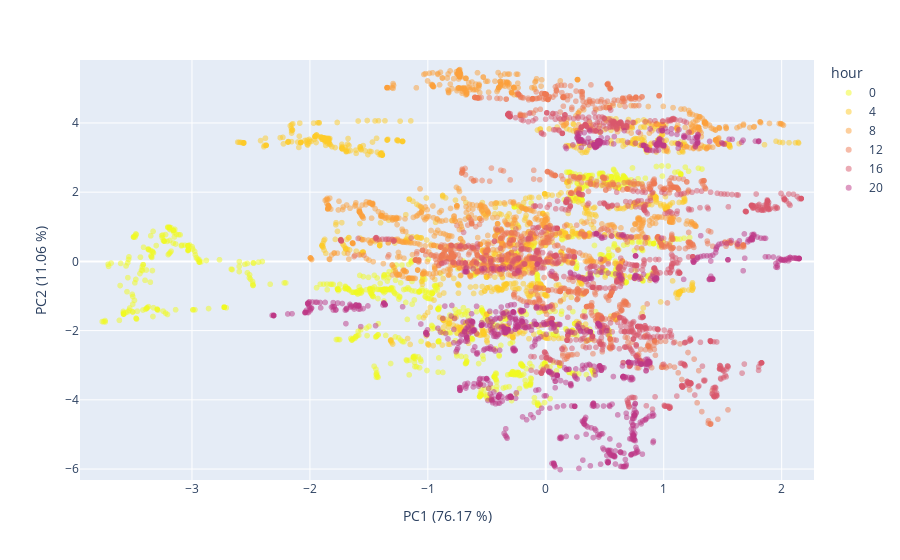
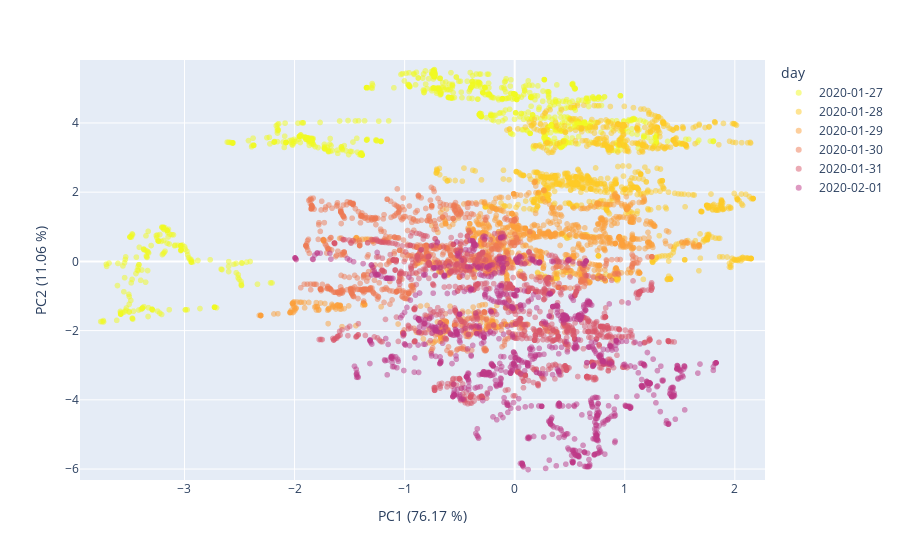

Notebook cell for these charts, in order:
### Code cell
#visual_data = pca_no_occupants_[visual_days]
visual_data_days_df = pd.DataFrame({'PC1':visual_data[:,1], 'PC2':visual_data[:,0], 'day':pd.to_datetime(df_visual['timestamp']).dt.date})
visual_data_hours_df = pd.DataFrame({'PC1':visual_data[:,1], 'PC2':visual_data[:,0], 'hour':pd.to_datetime(df_visual['timestamp']).dt.hour.astype('str')})

## Plot no occupant data before environmental correction by hour
x_min, x_max = visual_data_hours_df['PC1'].min()*1.05, visual_data_hours_df['PC1'].max()*1.05
y_min, y_max = visual_data_hours_df['PC2'].min()*1.05, visual_data_hours_df['PC2'].max()*1.05

fig = px.scatter(visual_data_hours_df, x='PC1', y='PC2', color='hour', opacity=0.5, color_discrete_sequence= px.colors.sequential.Plasma_r)
fig.update_traces(marker=dict(colorscale='Viridis'), selector=dict(type='scatter'))
fig.update_layout(
    xaxis_title="PC1 ({:.2f} %)".format(var_proj[0]*100),
    yaxis_title="PC2 ({:.2f} %)".format(var_proj[1]*100),
    xaxis_range=[x_min, x_max],
    yaxis_range=[y_min, y_max]  
)
fig.show()


## Plot no occupant data before environmental correction by day
fig = px.scatter(visual_data_days_df, x='PC1', y='PC2', color='day', opacity=0.5, color_discrete_sequence= px.colors.sequential.Plasma_r)
fig.update_traces(marker=dict(colorscale='Viridis'), selector=dict(type='scatter'))
fig.update_layout(
    xaxis_title="PC1 ({:.2f} %)".format(var_proj[0]*100),
    yaxis_title="PC2 ({:.2f} %)".format(var_proj[1]*100),
    xaxis_range=[x_min, x_max],
    yaxis_range=[y_min, y_max]  
)
fig.show()

### Figure 1 — Plotly figure (JSON) as saved in the notebook; plotly's stock layout.template omitted (floating-point values rounded to 4 significant figures; data arrays with more than 128 entries replaced by an {"elided": "..."} marker saying what was removed)
{"data": [{"hovertemplate": "hour=0<br>PC1=%{x}<br>PC2=%{y}<extra></extra>", "legendgroup": "0", "marker": {"color": "#f0f921", "opacity": 0.5, "symbol": "circle"}, "mode": "markers", "name": "0", "showlegend": true, "type": "scattergl", "x": {"elided": "1080 float values"}, "xaxis": "x", "y": {"elided": "1080 float values"}, "yaxis": "y"}, {"hovertemplate": "hour=4<br>PC1=%{x}<br>PC2=%{y}<extra></extra>", "legendgroup": "4", "marker": {"color": "#fdca26", "opacity": 0.5, "symbol": "circle"}, "mode": "markers", "name": "4", "showlegend": true, "type": "scattergl", "x": {"elided": "1080 float values"}, "xaxis": "x", "y": {"elided": "1080 float values"}, "yaxis": "y"}, {"hovertemplate": "hour=8<br>PC1=%{x}<br>PC2=%{y}<extra></extra>", "legendgroup": "8", "marker": {"color": "#fb9f3a", "opacity": 0.5, "symbol": "circle"}, "mode": "markers", "name": "8", "showlegend": true, "type": "scattergl", "x": {"elided": "1080 float values"}, "xaxis": "x", "y": {"elided": "1080 float values"}, "yaxis": "y"}, {"hovertemplate": "hour=12<br>PC1=%{x}<br>PC2=%{y}<extra></extra>", "legendgroup": "12", "marker": {"color": "#ed7953", "opacity": 0.5, "symbol": "circle"}, "mode": "markers", "name": "12", "showlegend": true, "type": "scattergl", "x": {"elided": "1080 float values"}, "xaxis": "x", "y": {"elided": "1080 float values"}, "yaxis": "y"}, {"hovertemplate": "hour=16<br>PC1=%{x}<br>PC2=%{y}<extra></extra>", "legendgroup": "16", "marker": {"color": "#d8576b", "opacity": 0.5, "symbol": "circle"}, "mode": "markers", "name": "16", "showlegend": true, "type": "scattergl", "x": {"elided": "1080 float values"}, "xaxis": "x", "y": {"elided": "1080 float values"}, "yaxis": "y"}, {"hovertemplate": "hour=20<br>PC1=%{x}<br>PC2=%{y}<extra></extra>", "legendgroup": "20", "marker": {"color": "#bd3786", "opacity": 0.5, "symbol": "circle"}, "mode": "markers", "name": "20", "showlegend": true, "type": "scattergl", "x": {"elided": "1080 float values"}, "xaxis": "x", "y": {"elided": "1080 float values"}, "yaxis": "y"}], "layout": {"autosize": true, "legend": {"title": {"text": "hour"}, "tracegroupgap": 0}, "margin": {"t": 60}, "xaxis": {"anchor": "y", "domain": [0, 1], "range": [-3.949, 2.274], "title": {"text": "PC1 (76.17 %)"}, "type": "linear"}, "yaxis": {"anchor": "x", "domain": [0, 1], "range": [-6.316, 5.818], "title": {"text": "PC2 (11.06 %)"}, "type": "linear"}}}

### Figure 2 — Plotly figure (JSON) as saved in the notebook; plotly's stock layout.template omitted (floating-point values rounded to 4 significant figures; data arrays with more than 128 entries replaced by an {"elided": "..."} marker saying what was removed)
{"data": [{"hovertemplate": "day=2020-01-27<br>PC1=%{x}<br>PC2=%{y}<extra></extra>", "legendgroup": "2020-01-27", "marker": {"color": "#f0f921", "opacity": 0.5, "symbol": "circle"}, "mode": "markers", "name": "2020-01-27", "showlegend": true, "type": "scattergl", "x": {"elided": "1080 float values"}, "xaxis": "x", "y": {"elided": "1080 float values"}, "yaxis": "y"}, {"hovertemplate": "day=2020-01-28<br>PC1=%{x}<br>PC2=%{y}<extra></extra>", "legendgroup": "2020-01-28", "marker": {"color": "#fdca26", "opacity": 0.5, "symbol": "circle"}, "mode": "markers", "name": "2020-01-28", "showlegend": true, "type": "scattergl", "x": {"elided": "1080 float values"}, "xaxis": "x", "y": {"elided": "1080 float values"}, "yaxis": "y"}, {"hovertemplate": "day=2020-01-29<br>PC1=%{x}<br>PC2=%{y}<extra></extra>", "legendgroup": "2020-01-29", "marker": {"color": "#fb9f3a", "opacity": 0.5, "symbol": "circle"}, "mode": "markers", "name": "2020-01-29", "showlegend": true, "type": "scattergl", "x": {"elided": "1080 float values"}, "xaxis": "x", "y": {"elided": "1080 float values"}, "yaxis": "y"}, {"hovertemplate": "day=2020-01-30<br>PC1=%{x}<br>PC2=%{y}<extra></extra>", "legendgroup": "2020-01-30", "marker": {"color": "#ed7953", "opacity": 0.5, "symbol": "circle"}, "mode": "markers", "name": "2020-01-30", "showlegend": true, "type": "scattergl", "x": {"elided": "1080 float values"}, "xaxis": "x", "y": {"elided": "1080 float values"}, "yaxis": "y"}, {"hovertemplate": "day=2020-01-31<br>PC1=%{x}<br>PC2=%{y}<extra></extra>", "legendgroup": "2020-01-31", "marker": {"color": "#d8576b", "opacity": 0.5, "symbol": "circle"}, "mode": "markers", "name": "2020-01-31", "showlegend": true, "type": "scattergl", "x": {"elided": "1080 float values"}, "xaxis": "x", "y": {"elided": "1080 float values"}, "yaxis": "y"}, {"hovertemplate": "day=2020-02-01<br>PC1=%{x}<br>PC2=%{y}<extra></extra>", "legendgroup": "2020-02-01", "marker": {"color": "#bd3786", "opacity": 0.5, "symbol": "circle"}, "mode": "markers", "name": "2020-02-01", "showlegend": true, "type": "scattergl", "x": {"elided": "1080 float values"}, "xaxis": "x", "y": {"elided": "1080 float values"}, "yaxis": "y"}], "layout": {"autosize": true, "legend": {"title": {"text": "day"}, "tracegroupgap": 0}, "margin": {"t": 60}, "xaxis": {"anchor": "y", "domain": [0, 1], "range": [-3.949, 2.274], "title": {"text": "PC1 (76.17 %)"}, "type": "linear"}, "yaxis": {"anchor": "x", "domain": [0, 1], "range": [-6.316, 5.818], "title": {"text": "PC2 (11.06 %)"}, "type": "linear"}}}
